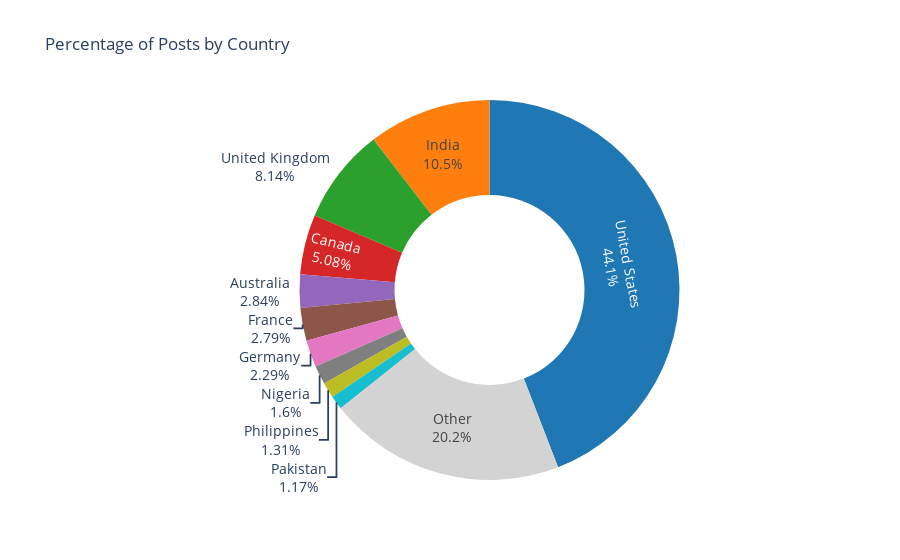

Write notebook code for a chart like this one.
### Code cell
# pie chart of how many posts are from each country
df = pd.read_csv('../../data/merged_data_sentiment.csv')
df = df[df['Country'].notna()].reset_index(drop=True)
df = df.groupby('Country').count().reset_index()
df = df[['Country', 'ID']]
df.columns = ['Country', 'Count']

# combine countries with less than 100 posts into 'Other'
df = df.sort_values(by=['Count'], ascending=False)
df = df.reset_index(drop=True)
df.loc[10] = ['Other', df['Count'][10:].sum()]
df = df[:11]

# convert the countries from alpha_3 to name
for i, row in df.iterrows():
  if row['Country'] == 'Other':
    continue
  country = pycountry.countries.get(alpha_3=row['Country'])
  df.at[i, 'Country'] = country.name

# plot pie chart (with Other being the last slice in gray)
colors = ['rgb(31, 119, 180)', 'rgb(255, 127, 14)', 'rgb(44, 160, 44)', 'rgb(214, 39, 40)', 'rgb(148, 103, 189)', 'rgb(140, 86, 75)', 'rgb(227, 119, 194)', 'rgb(127, 127, 127)', 'rgb(188, 189, 34)', 'rgb(23, 190, 207)', 'rgb(211, 211, 211)']
fig = go.Figure(data=[go.Pie(labels=df['Country'], values=df['Count'], hole=0.5, marker=dict(colors=colors))])
fig.update_traces(sort=False, textfont_size=14)
fig.update_traces(textinfo='label+percent', marker=dict(colors=colors + ['rgb(211, 211, 211)']))
fig.update_layout(showlegend=False)
fig.update_layout(title_text='Percentage of Posts by Country')
fig.show()

### Figure 1 — Plotly figure (JSON) as saved in the notebook; plotly's stock layout.template omitted (floating-point values rounded to 4 significant figures)
{"data": [{"hole": 0.5, "labels": ["United States", "India", "United Kingdom", "Canada", "Australia", "France", "Germany", "Nigeria", "Philippines", "Pakistan", "Other"], "marker": {"colors": ["rgb(31, 119, 180)", "rgb(255, 127, 14)", "rgb(44, 160, 44)", "rgb(214, 39, 40)", "rgb(148, 103, 189)", "rgb(140, 86, 75)", "rgb(227, 119, 194)", "rgb(127, 127, 127)", "rgb(188, 189, 34)", "rgb(23, 190, 207)", "rgb(211, 211, 211)", "rgb(211, 211, 211)"]}, "sort": false, "textfont": {"size": 14}, "textinfo": "label+percent", "type": "pie", "values": [4168, 988, 769, 480, 268, 264, 216, 151, 124, 111, 1908]}], "layout": {"showlegend": false, "title": {"text": "Percentage of Posts by Country"}}}
